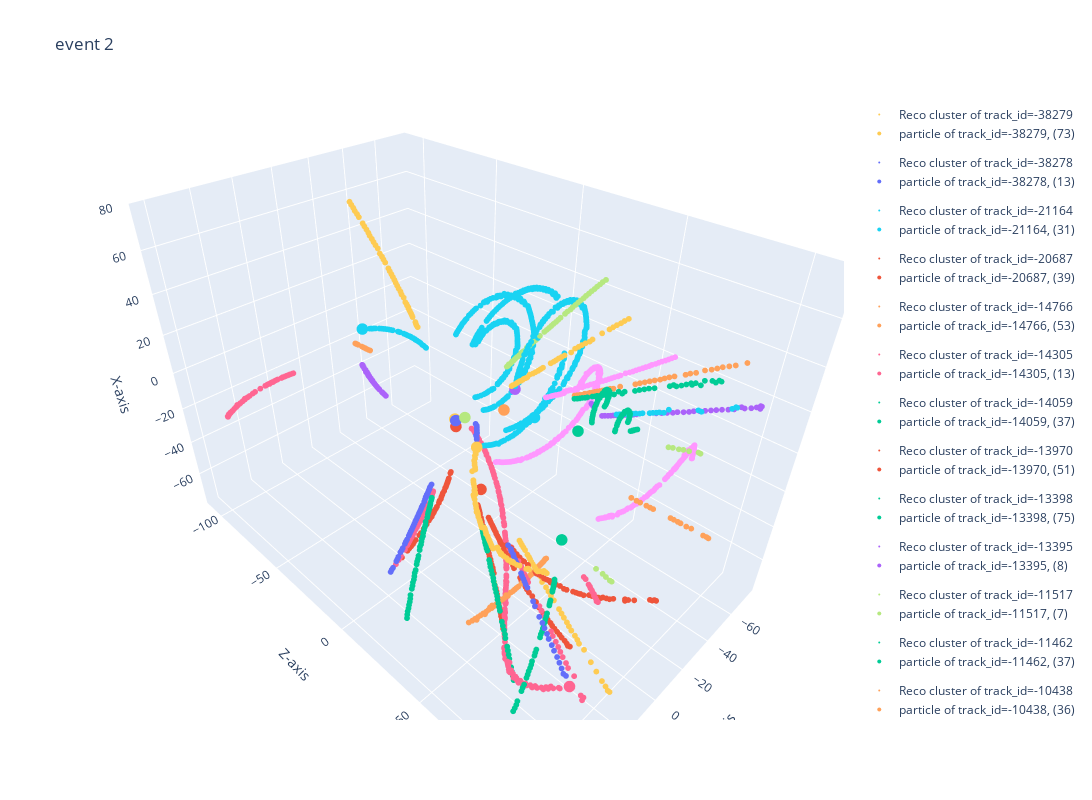

The code cell stored with this chart in its notebook:
### Markdown cell above
## Plot the TPC data

### Code cell
event_id = 2
data = dataset[event_id]

features = data['features'].x
seg_target = data['seg_target'].x
reg_target = data['reg_target'].x
track_ids = seg_target.unique()

color_cycle = pio.templates['plotly'].layout.colorway

fig = go.Figure()
for color_idx, idx in enumerate(track_ids):

    curve_sel = features[seg_target == idx]
    particle_sel = reg_target[seg_target == idx]
    
    if len(curve_sel) < 5:
        # print(df_sel.pid.unique(), len(df_sel))
        continue
    
    trace_tpc = go.Scatter3d(
        x=curve_sel[:, 1].numpy(), # x-coords
        y=curve_sel[:, 2].numpy(), # y-coords
        z=curve_sel[:, 3].numpy(), # z-coords, 0 is Energy
        mode='markers',
        # text=labels,
        # textposition='top center',
        legendgroup=str(idx),
        marker=dict(size=2, opacity=1, color=color_cycle[color_idx % len(color_cycle)]),
        name=f'Reco cluster of track_id={idx}'
    )
    fig.add_trace(trace_tpc)
    
    trace_particle = go.Scatter3d(
        x=particle_sel[0, 3].numpy(), # x-vertex
        y=particle_sel[0, 4].numpy(), # y-vertex
        z=particle_sel[0, 5].numpy(), # z-vertex, 0-2 are momentum, 6 is energy
        mode='markers',
        # text=labels,
        # textposition='top center',
        legendgroup=str(idx),
        marker=dict(size=4, color=color_cycle[color_idx % len(color_cycle)]),#, symbol='square'),
        name=f'particle of track_id={idx}, ({len(curve_sel)})',
    )
    
    fig.add_trace(trace_particle)

camera = dict(
    up=dict(x=1, y=0, z=0),
    center=dict(x=0, y=0, z=0),
    eye=dict(x=1.25, y=1.25, z=1.25)
)
fig.update_layout(
    title=f"event {event_id}", 
    scene=dict(
        xaxis=dict(title="X-axis"),
        yaxis=dict(title="Y-axis"),
        zaxis=dict(title="Z-axis")
    ),
    showlegend=True,
    width=1200, 
    height=800,
    scene_camera=camera,
)


fig.show()

# fig.write_html('g4hit.html')
